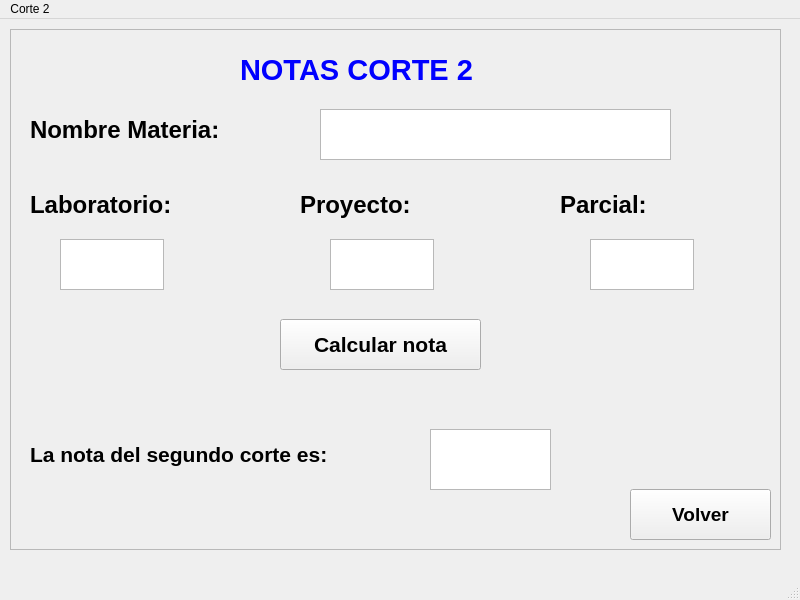
<?xml version="1.0" encoding="UTF-8"?>
<ui version="4.0">
 <class>MainWindow</class>
 <widget class="QMainWindow" name="MainWindow">
  <property name="geometry">
   <rect>
    <x>0</x>
    <y>0</y>
    <width>800</width>
    <height>600</height>
   </rect>
  </property>
  <property name="windowTitle">
   <string>MainWindow</string>
  </property>
  <widget class="QWidget" name="centralwidget">
   <widget class="QFrame" name="frame">
    <property name="geometry">
     <rect>
      <x>10</x>
      <y>10</y>
      <width>771</width>
      <height>521</height>
     </rect>
    </property>
    <property name="frameShape">
     <enum>QFrame::StyledPanel</enum>
    </property>
    <property name="frameShadow">
     <enum>QFrame::Raised</enum>
    </property>
    <widget class="QLabel" name="label">
     <property name="geometry">
      <rect>
       <x>230</x>
       <y>10</y>
       <width>301</width>
       <height>61</height>
      </rect>
     </property>
     <property name="font">
      <font>
       <family>Arial</family>
       <pointsize>22</pointsize>
       <weight>75</weight>
       <bold>true</bold>
      </font>
     </property>
     <property name="styleSheet">
      <string notr="true">color: rgb(0, 0, 255);</string>
     </property>
     <property name="text">
      <string>NOTAS CORTE 2</string>
     </property>
    </widget>
    <widget class="QLabel" name="label_2">
     <property name="geometry">
      <rect>
       <x>20</x>
       <y>160</y>
       <width>181</width>
       <height>31</height>
      </rect>
     </property>
     <property name="font">
      <font>
       <family>Arial</family>
       <pointsize>18</pointsize>
       <weight>75</weight>
       <bold>true</bold>
      </font>
     </property>
     <property name="text">
      <string>Laboratorio: </string>
     </property>
    </widget>
    <widget class="QLabel" name="label_3">
     <property name="geometry">
      <rect>
       <x>290</x>
       <y>160</y>
       <width>181</width>
       <height>31</height>
      </rect>
     </property>
     <property name="font">
      <font>
       <family>Arial</family>
       <pointsize>18</pointsize>
       <weight>75</weight>
       <bold>true</bold>
      </font>
     </property>
     <property name="text">
      <string>Proyecto:</string>
     </property>
    </widget>
    <widget class="QLabel" name="label_4">
     <property name="geometry">
      <rect>
       <x>550</x>
       <y>160</y>
       <width>181</width>
       <height>31</height>
      </rect>
     </property>
     <property name="font">
      <font>
       <family>Arial</family>
       <pointsize>18</pointsize>
       <weight>75</weight>
       <bold>true</bold>
      </font>
     </property>
     <property name="text">
      <string>Parcial:</string>
     </property>
    </widget>
    <widget class="QPlainTextEdit" name="plainTextEdit">
     <property name="geometry">
      <rect>
       <x>50</x>
       <y>210</y>
       <width>104</width>
       <height>51</height>
      </rect>
     </property>
     <property name="font">
      <font>
       <family>Arial</family>
       <pointsize>20</pointsize>
      </font>
     </property>
    </widget>
    <widget class="QPlainTextEdit" name="plainTextEdit_2">
     <property name="geometry">
      <rect>
       <x>320</x>
       <y>210</y>
       <width>104</width>
       <height>51</height>
      </rect>
     </property>
     <property name="font">
      <font>
       <family>Arial</family>
       <pointsize>20</pointsize>
      </font>
     </property>
    </widget>
    <widget class="QPlainTextEdit" name="plainTextEdit_3">
     <property name="geometry">
      <rect>
       <x>580</x>
       <y>210</y>
       <width>104</width>
       <height>51</height>
      </rect>
     </property>
     <property name="font">
      <font>
       <family>Arial</family>
       <pointsize>20</pointsize>
      </font>
     </property>
    </widget>
    <widget class="QLabel" name="label_5">
     <property name="geometry">
      <rect>
       <x>20</x>
       <y>70</y>
       <width>311</width>
       <height>61</height>
      </rect>
     </property>
     <property name="font">
      <font>
       <family>Arial</family>
       <pointsize>18</pointsize>
       <weight>75</weight>
       <bold>true</bold>
      </font>
     </property>
     <property name="text">
      <string>Nombre Materia: </string>
     </property>
    </widget>
    <widget class="QPlainTextEdit" name="plainTextEdit_4">
     <property name="geometry">
      <rect>
       <x>310</x>
       <y>80</y>
       <width>351</width>
       <height>51</height>
      </rect>
     </property>
     <property name="font">
      <font>
       <family>Arial</family>
       <pointsize>20</pointsize>
      </font>
     </property>
    </widget>
    <widget class="QPushButton" name="pushButton">
     <property name="geometry">
      <rect>
       <x>270</x>
       <y>290</y>
       <width>201</width>
       <height>51</height>
      </rect>
     </property>
     <property name="font">
      <font>
       <family>Arial</family>
       <pointsize>16</pointsize>
       <weight>75</weight>
       <bold>true</bold>
      </font>
     </property>
     <property name="text">
      <string>Calcular nota</string>
     </property>
    </widget>
    <widget class="QLabel" name="label_6">
     <property name="geometry">
      <rect>
       <x>20</x>
       <y>390</y>
       <width>391</width>
       <height>71</height>
      </rect>
     </property>
     <property name="font">
      <font>
       <family>Arial</family>
       <pointsize>16</pointsize>
       <weight>75</weight>
       <bold>true</bold>
      </font>
     </property>
     <property name="text">
      <string>La nota del segundo corte es: </string>
     </property>
    </widget>
    <widget class="QTextBrowser" name="textBrowser">
     <property name="geometry">
      <rect>
       <x>420</x>
       <y>400</y>
       <width>121</width>
       <height>61</height>
      </rect>
     </property>
    </widget>
    <widget class="QPushButton" name="pushButton_2">
     <property name="geometry">
      <rect>
       <x>620</x>
       <y>460</y>
       <width>141</width>
       <height>51</height>
      </rect>
     </property>
     <property name="font">
      <font>
       <family>Arial</family>
       <pointsize>14</pointsize>
       <weight>75</weight>
       <bold>true</bold>
      </font>
     </property>
     <property name="text">
      <string>Volver</string>
     </property>
    </widget>
   </widget>
  </widget>
  <widget class="QMenuBar" name="menubar">
   <property name="geometry">
    <rect>
     <x>0</x>
     <y>0</y>
     <width>800</width>
     <height>26</height>
    </rect>
   </property>
   <widget class="QMenu" name="menuCorte_2">
    <property name="title">
     <string>Corte 2</string>
    </property>
   </widget>
   <addaction name="menuCorte_2"/>
  </widget>
  <widget class="QStatusBar" name="statusbar"/>
 </widget>
 <resources/>
 <connections/>
</ui>
